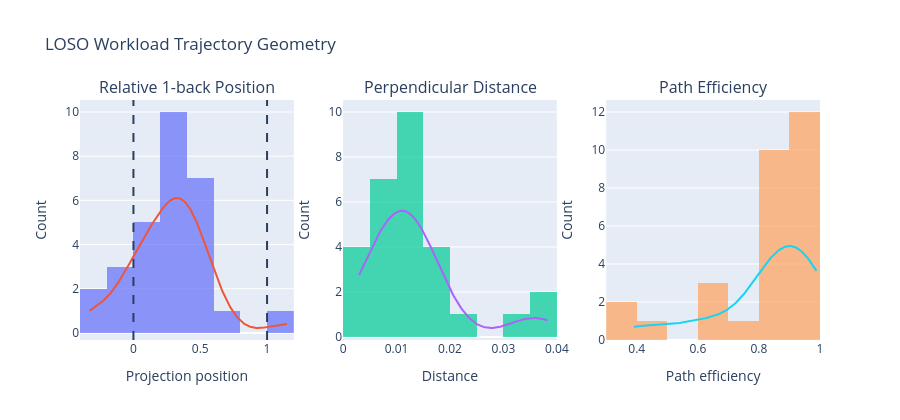

This figure's notebook cell:
### Markdown cell above
### Interpretation of weak-only subjects

These subjects are not automatically errors.

They demonstrate why `d01 < d02` is insufficient by itself:

- `d01 < d02` means only that 1-back is closer to 0-back than 2-back is.
- It does not guarantee that 1-back lies within the 0-back → 2-back segment.
- The `oneback_between` criterion additionally checks the projected 1-back position along that trajectory.

### Code cell
from scipy.stats import gaussian_kde

fig = make_subplots(rows=1,cols=3,subplot_titles=["Relative 1-back Position","Perpendicular Distance","Path Efficiency"])

for col,key in enumerate(["relative_1back_position","perpendicular_distance","path_efficiency"],1):
    x=df[key].dropna().values
    fig.add_trace(go.Histogram(x=x,nbinsx=10,opacity=0.7,showlegend=False),row=1,col=col)
    kde=gaussian_kde(x)
    xx=np.linspace(x.min(),x.max(),200)
    fig.add_trace(go.Scatter(x=xx,y=kde(xx)*len(x)*(x.max()-x.min())/10,mode="lines",showlegend=False),row=1,col=col)

fig.add_vline(x=0,line_dash="dash",row=1,col=1)
fig.add_vline(x=1,line_dash="dash",row=1,col=1)

fig.update_xaxes(title="Projection position",row=1,col=1)
fig.update_xaxes(title="Distance",row=1,col=2)
fig.update_xaxes(title="Path efficiency",row=1,col=3)
fig.update_yaxes(title="Count",row=1,col=1)
fig.update_yaxes(title="Count",row=1,col=2)
fig.update_yaxes(title="Count",row=1,col=3)

fig.update_layout(title="LOSO Workload Trajectory Geometry",height=420)
fig.show()
fig.write_html(FIG_DIR/"primary_geometry.html")

### Figure 1 — Plotly figure (JSON) as saved in the notebook; plotly's stock layout.template omitted (floating-point values rounded to 4 significant figures; data arrays with more than 128 entries replaced by an {"elided": "..."} marker saying what was removed)
{"data": [{"nbinsx": 10, "opacity": 0.7, "showlegend": false, "type": "histogram", "x": [0.4191, 0.1542, 0.2887, 0.6204, 0.4843, 0.4691, 0.2991, 0.427, 0.002997, 0.12, 0.2749, -0.06581, 0.3028, -0.003911, 0.2894, 0.388, 0.5199, 0.2195, -0.3297, 0.08379, 0.3423, 1.149, 0.1014, 0.3875, -0.2813, 0.4235, 0.5785, 0.2125, -0.03176], "xaxis": "x", "yaxis": "y"}, {"mode": "lines", "showlegend": false, "type": "scatter", "x": {"elided": "200 float values"}, "xaxis": "x", "y": {"elided": "200 float values"}, "yaxis": "y"}, {"nbinsx": 10, "opacity": 0.7, "showlegend": false, "type": "histogram", "x": [0.008025, 0.02057, 0.01173, 0.01189, 0.01392, 0.01643, 0.004872, 0.005698, 0.01081, 0.009851, 0.01434, 0.002978, 0.008593, 0.01121, 0.003326, 0.01612, 0.01407, 0.009353, 0.03824, 0.01176, 0.007846, 0.03577, 0.03313, 0.0146, 0.01766, 0.01507, 0.01019, 0.004394, 0.008115], "xaxis": "x2", "yaxis": "y2"}, {"mode": "lines", "showlegend": false, "type": "scatter", "x": {"elided": "200 float values"}, "xaxis": "x2", "y": {"elided": "200 float values"}, "yaxis": "y2"}, {"nbinsx": 10, "opacity": 0.7, "showlegend": false, "type": "histogram", "x": [0.8013, 0.8649, 0.8687, 0.9402, 0.9068, 0.8757, 0.9596, 0.9694, 0.8483, 0.9285, 0.8443, 0.8258, 0.7465, 0.6141, 0.9863, 0.9372, 0.967, 0.949, 0.3906, 0.6629, 0.8447, 0.499, 0.3931, 0.8612, 0.6051, 0.9047, 0.9682, 0.9882, 0.8056], "xaxis": "x3", "yaxis": "y3"}, {"mode": "lines", "showlegend": false, "type": "scatter", "x": {"elided": "200 float values"}, "xaxis": "x3", "y": {"elided": "200 float values"}, "yaxis": "y3"}], "layout": {"annotations": [{"font": {"size": 16}, "showarrow": false, "text": "Relative 1-back Position", "x": 0.1444, "xanchor": "center", "xref": "paper", "y": 1, "yanchor": "bottom", "yref": "paper"}, {"font": {"size": 16}, "showarrow": false, "text": "Perpendicular Distance", "x": 0.5, "xanchor": "center", "xref": "paper", "y": 1, "yanchor": "bottom", "yref": "paper"}, {"font": {"size": 16}, "showarrow": false, "text": "Path Efficiency", "x": 0.8556, "xanchor": "center", "xref": "paper", "y": 1, "yanchor": "bottom", "yref": "paper"}], "height": 420, "shapes": [{"line": {"dash": "dash"}, "type": "line", "x0": 0, "x1": 0, "xref": "x", "y0": 0, "y1": 1, "yref": "y domain"}, {"line": {"dash": "dash"}, "type": "line", "x0": 1, "x1": 1, "xref": "x", "y0": 0, "y1": 1, "yref": "y domain"}], "title": {"text": "LOSO Workload Trajectory Geometry"}, "xaxis": {"anchor": "y", "domain": [0, 0.2889], "title": {"text": "Projection position"}}, "xaxis2": {"anchor": "y2", "domain": [0.3556, 0.6444], "title": {"text": "Distance"}}, "xaxis3": {"anchor": "y3", "domain": [0.7111, 1], "title": {"text": "Path efficiency"}}, "yaxis": {"anchor": "x", "domain": [0, 1], "title": {"text": "Count"}}, "yaxis2": {"anchor": "x2", "domain": [0, 1], "title": {"text": "Count"}}, "yaxis3": {"anchor": "x3", "domain": [0, 1], "title": {"text": "Count"}}}}
